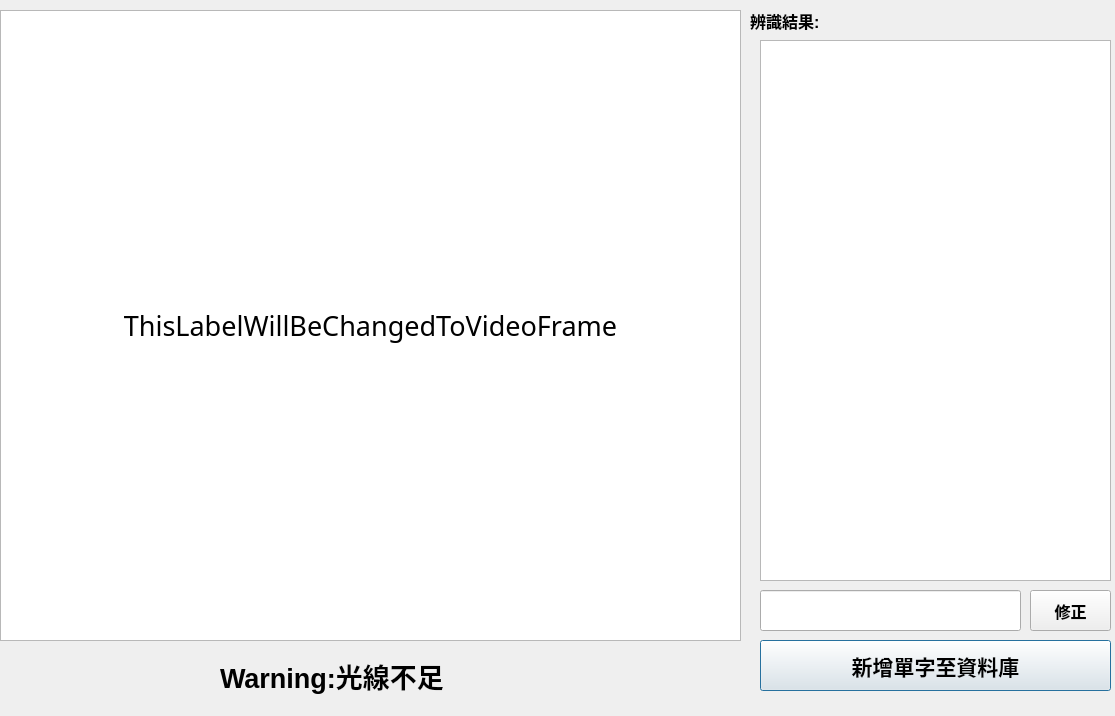
<?xml version="1.0" encoding="UTF-8"?>
<ui version="4.0">
 <class>SmartLearningSystemGUI</class>
 <widget class="QDialog" name="SmartLearningSystemGUI">
  <property name="geometry">
   <rect>
    <x>0</x>
    <y>0</y>
    <width>1115</width>
    <height>716</height>
   </rect>
  </property>
  <property name="windowTitle">
   <string>Dialog</string>
  </property>
  <widget class="QLabel" name="result_label">
   <property name="geometry">
    <rect>
     <x>750</x>
     <y>0</y>
     <width>101</width>
     <height>41</height>
    </rect>
   </property>
   <property name="font">
    <font>
     <pointsize>12</pointsize>
     <weight>75</weight>
     <bold>true</bold>
    </font>
   </property>
   <property name="text">
    <string>辨識結果:</string>
   </property>
  </widget>
  <widget class="QLabel" name="warning_label">
   <property name="geometry">
    <rect>
     <x>220</x>
     <y>640</y>
     <width>271</width>
     <height>71</height>
    </rect>
   </property>
   <property name="font">
    <font>
     <pointsize>20</pointsize>
     <weight>75</weight>
     <bold>true</bold>
    </font>
   </property>
   <property name="autoFillBackground">
    <bool>false</bool>
   </property>
   <property name="text">
    <string>Warning:光線不足</string>
   </property>
  </widget>
  <widget class="QPushButton" name="confirm_btn">
   <property name="geometry">
    <rect>
     <x>760</x>
     <y>640</y>
     <width>351</width>
     <height>51</height>
    </rect>
   </property>
   <property name="font">
    <font>
     <pointsize>16</pointsize>
     <weight>75</weight>
     <bold>true</bold>
    </font>
   </property>
   <property name="text">
    <string>新增單字至資料庫</string>
   </property>
  </widget>
  <widget class="QPushButton" name="revise_btn">
   <property name="geometry">
    <rect>
     <x>1030</x>
     <y>590</y>
     <width>81</width>
     <height>41</height>
    </rect>
   </property>
   <property name="font">
    <font>
     <pointsize>12</pointsize>
     <weight>75</weight>
     <bold>true</bold>
    </font>
   </property>
   <property name="text">
    <string>修正</string>
   </property>
  </widget>
  <widget class="QTableWidget" name="tableWidget">
   <property name="geometry">
    <rect>
     <x>0</x>
     <y>10</y>
     <width>741</width>
     <height>631</height>
    </rect>
   </property>
  </widget>
  <widget class="QLabel" name="camera_label">
   <property name="geometry">
    <rect>
     <x>0</x>
     <y>10</y>
     <width>741</width>
     <height>631</height>
    </rect>
   </property>
   <property name="font">
    <font>
     <family>Agency FB</family>
     <pointsize>20</pointsize>
    </font>
   </property>
   <property name="text">
    <string>ThisLabelWillBeChangedToVideoFrame</string>
   </property>
   <property name="scaledContents">
    <bool>false</bool>
   </property>
   <property name="alignment">
    <set>Qt::AlignCenter</set>
   </property>
  </widget>
  <widget class="QListWidget" name="result_list">
   <property name="geometry">
    <rect>
     <x>760</x>
     <y>40</y>
     <width>351</width>
     <height>541</height>
    </rect>
   </property>
  </widget>
  <widget class="QLineEdit" name="revise_textbox">
   <property name="geometry">
    <rect>
     <x>760</x>
     <y>590</y>
     <width>261</width>
     <height>41</height>
    </rect>
   </property>
  </widget>
 </widget>
 <resources/>
 <connections/>
</ui>
